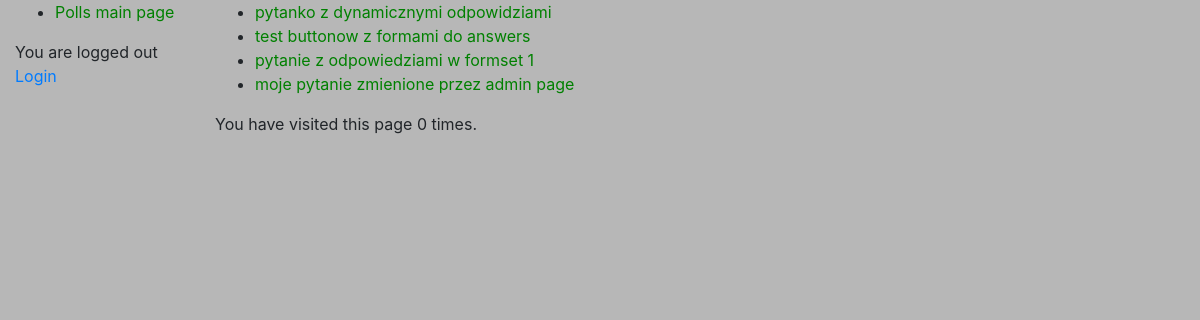
The page /polls/ on the database as committed earlier.
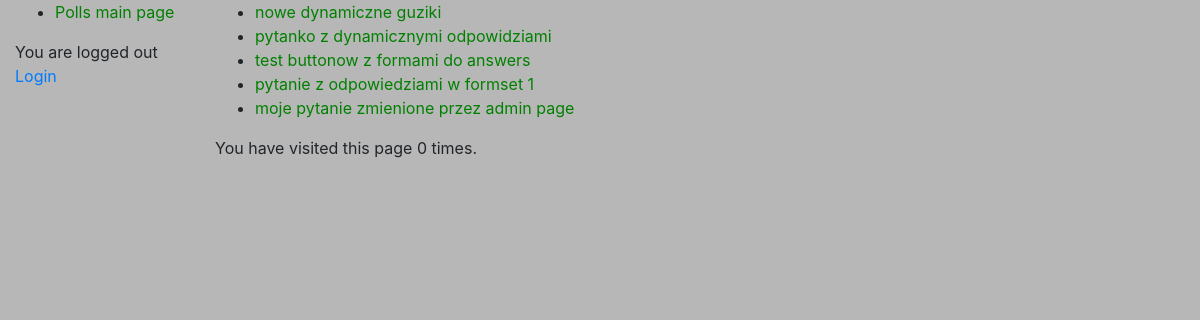
The same page on the database as committed later.
### polls/models.py (models this page shows, shortened)
class Question(models.Model):
    question_text = models.CharField(max_length=200)
    pub_date = models.DateTimeField('date published')
    def was_published_recently(self):
        now = timezone.now()
        return now - datetime.timedelta(days=1) <= self.pub_date <= now
    was_published_recently.admin_order_field = 'pub_date' #by what field we sort
    was_published_recently.boolean = True #True or False changes to graphics
    was_published_recently.short_description = 'Published recently?' #what will be the column description
    class Meta: #defines what perrmisions what users can get
        permissions = (("can_add_question", "allows user to add questions"),)

### polls/views.py (the view)
# urls.py: path('', views.IndexView.as_view(), name='index'),
class IndexView(generic.ListView):
    template_name = 'polls/index.html' #Similarly, the ListView generic view uses a default template called <app name>/<model name>_list.html;
    context_object_name = 'latest_question_list' #context_object_name attribute, specifying that we want to use latest_question_list instead.
    def get_queryset(self): # defines how the querryset will be created, we override it to write 5 questions, not all form DB
        return Question.objects.filter(pub_date__lte=timezone.now()).annotate(choice_count=Count('choice')).filter(choice_count__gte=1).order_by('-pub_date')[:5]
    def get_context_data(self, **kwargs):
        context = super(IndexView, self).get_context_data(**kwargs)
        num_visits = self.request.session.get('num_visits', 0)
        self.request.session['num_visits'] = num_visits + 1
        context['num_visits'] = num_visits
        return context

### polls/templates/polls/index.html
{% extends "base_generic.html" %}
{% block content %}
{% load static %}
<link rel="stylesheet" type="text/css" href="{% static 'polls/style.css' %}">
{% if object_list %}
    <ul>
    {% for question in object_list %}
        <li><a href="{% url 'polls:detail' question.id %}">{{ question.question_text }}</a></li>
    {% endfor %}
    </ul>
{% else %}
    <p>No polls are available.</p>
    <p>Test of second text.</p>
{% endif %}
<p>You have visited this page {{ num_visits }}{% if num_visits == 1 %} time{% else %} times{% endif %}.</p>
{% endblock %}

### templates/base_generic.html (shortened to what this page needs)
<!DOCTYPE html>
<html lang="en">
<head>
    <link rel="stylesheet" href="https://stackpath.bootstrapcdn.com/bootstrap/4.1.3/css/bootstrap.min.css"
>
{% load static %}
{% load crispy_forms_tags %}
<link rel="stylesheet" type="text/css" href="{% static '/style.css' %}">
</head>
<body>
<div class="container-fluid">
    <div class="row">
        <div class="col-sm-2">
            {% block sidebar %}
            <ul class="sidebar-nav">
                <li><a href="{% url 'polls:index' %}">Polls main page</a></li>
            </ul>
            {% if user.is_authenticated %}
            User: {{ user.get_username }}<br>
            You are logged in<br>
            <!--            href defines link destination, we get link from urls with name "logout" it is done, and after the user seccesfully
              loggs out, the next link takes it back to the current page, because request has the same link //adds the url at the end of url-->
            <a href="{% url 'logout'%}?next={% url 'polls:index' %}">Logout</a><br>
            {% else %}
            You are logged out<br>
            <a href="{% url 'login'%}?next={{request.path}}">Login</a><br>
            {% endif %}
            {% endblock %}
        </div>
        <div class="col-sm-10 ">{% block content %}{% endblock %}</div>
    </div>
</div>
</body>
</html>

### static/style.css (style rules this page uses)
li a { color: green; }
body { background: white url("images/Grey_background.jpg") no-repeat; }

### polls/static/polls/style.css (style rules this page uses)
li a { color: green; }
body { background: white url("images/Grey_background.jpg") no-repeat; }

Rows that differ between the two databases and show on the page:
added Question: question_text "nowe dynamiczne guziki"
